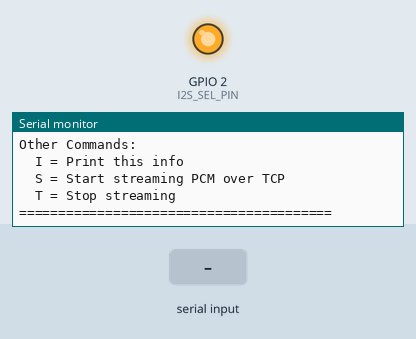
Simulated run of this program. Board: ESP32. Parts: output pins drawn as LEDs (lit = HIGH), the last lines printed to the serial monitor. The inputs (shaded band) are chosen by the test bench. WiFi joins after 1.5 s; servers stay silent unless stated; I2S audio is not simulated (input reads silence).

Above: at 3.4 s.
3.5 s: "90,45\n" received over Serial
At 4.5 s:
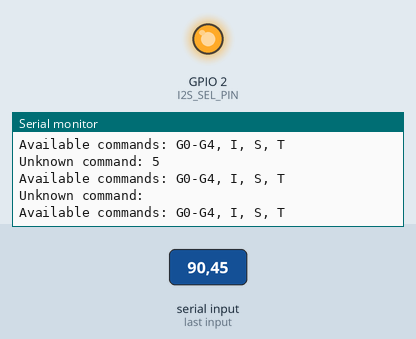
5.0 s: "G90\n" received over Serial
At 5.32 s:
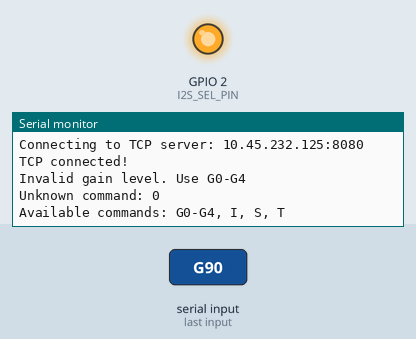
6.7 s: "S90\n" received over Serial
At 7.5 s:
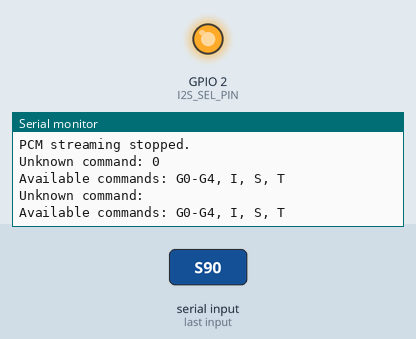
Timing chart, 0 to 9.7 s (numbered marks = the images above; inputs shaded):
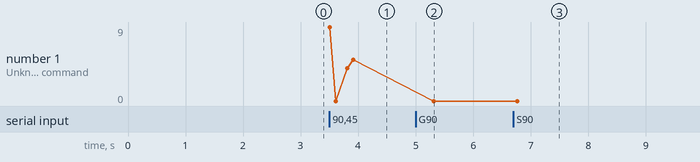

The program:

main.cpp
```cpp
/*
  I2S MEMS Microphone Raw PCM Streamer with WiFi TCP Streaming
  Streams raw PCM audio from Fermion I2S MEMS microphone over WiFi TCP.
  No WAV header - just continuous 16-bit PCM samples for efficient VAD processing.

  Features:
  - Configurable microphone gain via TCP commands
  - Real-time gain adjustment without restart
  - Gain range: 0-16x (shift 0-4 bits)
  - WiFi connectivity with automatic reconnection
  - TCP streaming to server at 10.45.232.125:8080
  - Serial protocol: Send "G<gain>" to set gain (e.g., "G2" for 2x, "G4" for 4x)

  Pin Configuration:
  - SCK:  GPIO 25 (Bit Clock)
  - WS:   GPIO 16 (Word Select / LRCLK)
  - SD:   GPIO 26 (Serial Data)
*/

#include <Arduino.h>
#include <WiFi.h>
#include <WiFiClient.h>
#include <driver/i2s.h>

// I2S microphone pin configuration
#define I2S_SCK_PIN   25  // Serial Clock (BCK)
#define I2S_WS_PIN    16  // Word Select (LRCLK)
#define I2S_SD_PIN    26  // Serial Data (DIN/DO)
#define I2S_SEL_PIN   2   // Channel Select (GND=Left, VCC=Right)

// WiFi configuration
#define WIFI_SSID     "yours"
#define WIFI_PASSWORD "yours123"

// TCP server configuration
#define SERVER_IP     "10.45.232.125"
#define SERVER_PORT   8080

// Recording parameters
#define SAMPLE_RATE       16000
#define BITS_PER_SAMPLE   I2S_BITS_PER_SAMPLE_16BIT
#define I2S_PORT          I2S_NUM_0
#define BIT_DEPTH         16
#define NUM_CHANNELS      1

// Buffer configuration
#define DMA_BUF_COUNT     8
#define DMA_BUF_LEN       1024
#define SAMPLE_BUFFER_SIZE 512

// Gain configuration (in bits to shift)
// Shift 0 = 1x, Shift 1 = 2x, Shift 2 = 4x, Shift 3 = 8x, Shift 4 = 16x
volatile uint8_t gainShift = 2;  // Default: 4x gain (calibrated for good quality)
volatile bool streamingActive = false;

int16_t sampleBuffer[SAMPLE_BUFFER_SIZE];

// WiFi and TCP client
WiFiClient tcpClient;
bool wifiConnected = false;
bool tcpConnected = false;

// Function declarations
void i2s_install();
void i2s_setpin();
void handleSerialCommand();
void printGainInfo();
void connectToWiFi();
void connectToServer();
void checkConnections();

void i2s_install() {
  const i2s_config_t i2s_config = {
    .mode = (i2s_mode_t)(I2S_MODE_MASTER | I2S_MODE_RX),
    .sample_rate = SAMPLE_RATE,
    .bits_per_sample = I2S_BITS_PER_SAMPLE_32BIT,
    .channel_format = I2S_CHANNEL_FMT_RIGHT_LEFT,  // Stereo (Right+Left)
    .communication_format = I2S_COMM_FORMAT_STAND_I2S,
    .intr_alloc_flags = ESP_INTR_FLAG_LEVEL1,
    .dma_buf_count = DMA_BUF_COUNT,
    .dma_buf_len = DMA_BUF_LEN,
    .use_apll = false,
    .tx_desc_auto_clear = false,
    .fixed_mclk = 0
  };

  i2s_driver_install(I2S_PORT, &i2s_config, 0, NULL);
}

void i2s_setpin() {
  const i2s_pin_config_t pin_config = {
    .bck_io_num = I2S_SCK_PIN,
    .ws_io_num = I2S_WS_PIN,
    .data_out_num = I2S_PIN_NO_CHANGE,
    .data_in_num = I2S_SD_PIN
  };

  i2s_set_pin(I2S_PORT, &pin_config);
}

void printGainInfo() {
  Serial.println("\n========================================");
  Serial.println("I2S MEMS Microphone WiFi TCP Streamer");
  Serial.println("========================================");
  Serial.print("WiFi: ");
  Serial.print(wifiConnected ? "CONNECTED (" : "DISCONNECTED (");
  Serial.print(WIFI_SSID);
  Serial.println(")");
  Serial.print("TCP Server: ");
  Serial.print(tcpConnected ? "CONNECTED (" : "DISCONNECTED (");
  Serial.print(SERVER_IP);
  Serial.print(":");
  Serial.print(SERVER_PORT);
  Serial.println(")");
  Serial.print("Current Gain Shift: ");
  Serial.print(gainShift);
  Serial.print(" bits (");
  Serial.print(1 << gainShift);
  Serial.println("x amplification)");
  Serial.println("\nGain Control Commands:");
  Serial.println("  G0 = 1x   (no amplification)");
  Serial.println("  G1 = 2x   (minimal)");
  Serial.println("  G2 = 4x   (light - recommended)");
  Serial.println("  G3 = 8x   (medium)");
  Serial.println("  G4 = 16x  (high - may cause distortion)");
  Serial.println("\nOther Commands:");
  Serial.println("  I = Print this info");
  Serial.println("  S = Start streaming PCM over TCP");
  Serial.println("  T = Stop streaming");
  Serial.println("========================================\n");
}

void connectToWiFi() {
  if (wifiConnected) return;

  Serial.print("Connecting to WiFi: ");
  Serial.println(WIFI_SSID);

  WiFi.begin(WIFI_SSID, WIFI_PASSWORD);

  int attempts = 0;
  while (WiFi.status() != WL_CONNECTED && attempts < 20) {
    delay(500);
    Serial.print(".");
    attempts++;
  }

  if (WiFi.status() == WL_CONNECTED) {
    wifiConnected = true;
    Serial.println("\nWiFi connected!");
    Serial.print("IP address: ");
    Serial.println(WiFi.localIP());
  } else {
    wifiConnected = false;
    Serial.println("\nWiFi connection failed!");
  }
}

void connectToServer() {
  if (!wifiConnected || tcpConnected) return;

  Serial.print("Connecting to TCP server: ");
  Serial.print(SERVER_IP);
  Serial.print(":");
  Serial.println(SERVER_PORT);

  if (tcpClient.connect(SERVER_IP, SERVER_PORT)) {
    tcpConnected = true;
    Serial.println("TCP connected!");
  } else {
    tcpConnected = false;
    Serial.println("TCP connection failed!");
  }
}

void checkConnections() {
  // Check WiFi connection
  if (WiFi.status() != WL_CONNECTED) {
    wifiConnected = false;
    tcpConnected = false;
    if (tcpClient.connected()) {
      tcpClient.stop();
    }
    Serial.println("WiFi disconnected! Reconnecting...");
    connectToWiFi();
  }

  // Check TCP connection
  if (wifiConnected && !tcpClient.connected()) {
    tcpConnected = false;
    Serial.println("TCP disconnected! Reconnecting...");
    connectToServer();
  }
}

void handleSerialCommand() {
  if (Serial.available() > 0) {
    int cmd = Serial.read();

    // Handle gain commands (G0-G4)
    if (cmd == 'G' && Serial.available() > 0) {
      int gainLevel = Serial.read() - '0';  // Convert ASCII '0'-'4' to 0-4

      if (gainLevel >= 0 && gainLevel <= 4) {
        gainShift = gainLevel;
        Serial.print("Gain set to ");
        Serial.print(1 << gainShift);
        Serial.println("x");
      } else {
        Serial.println("Invalid gain level. Use G0-G4");
      }
      return;
    }

    // Handle info command
    if (cmd == 'I') {
      printGainInfo();
      return;
    }

    // Handle start streaming command
    if (cmd == 'S') {
      if (tcpConnected) {
        streamingActive = true;
        Serial.println("Starting PCM streaming over TCP...");
      } else {
        Serial.println("Cannot start streaming - TCP not connected!");
      }
      return;
    }

    // Handle stop streaming command
    if (cmd == 'T') {
      streamingActive = false;
      Serial.println("Stopping PCM streaming...");
      return;
    }

    // Unknown command
    Serial.print("Unknown command: ");
    Serial.println((char)cmd);
    Serial.println("Available commands: G0-G4, I, S, T");
  }
}

void setup() {
  // Initialize Serial for commands and debugging
  Serial.begin(921600);
  while (!Serial) {
    delay(10);
  }

  Serial.println("\nESP32 I2S MEMS Microphone WiFi TCP Streamer");
  Serial.println("==========================================");

  // Set SEL pin HIGH for right channel
  pinMode(I2S_SEL_PIN, OUTPUT);
  digitalWrite(I2S_SEL_PIN, HIGH);  // Right channel (VCC)

  // Initialize I2S
  i2s_install();
  i2s_setpin();
  i2s_zero_dma_buffer(I2S_PORT);

  // Connect to WiFi
  connectToWiFi();

  // Connect to TCP server
  if (wifiConnected) {
    connectToServer();
  }

  delay(500);  // Wait for connections to stabilize

  // Print welcome message
  printGainInfo();
}

void loop() {
  // Check connections periodically
  static unsigned long lastCheck = 0;
  if (millis() - lastCheck > 5000) {  // Check every 5 seconds
    checkConnections();
    lastCheck = millis();
  }

  // Check for serial commands (gain adjustment, info, etc.)
  handleSerialCommand();

  // Wait for streaming trigger if not active
  if (!streamingActive) {
    delay(100);
    return;
  }

  // Check if we can stream (need TCP connection)
  if (!tcpConnected) {
    Serial.println("Cannot stream - TCP not connected!");
    streamingActive = false;
    return;
  }

  // CRITICAL: Clear I2S DMA buffers to avoid stale data
  i2s_zero_dma_buffer(I2S_PORT);

  // Discard first batch of samples (warm-up period)
  int32_t dummyBuffer[SAMPLE_BUFFER_SIZE];
  size_t dummyBytesRead;
  for (int i = 0; i < 3; i++) {  // Discard 3 buffers worth
    i2s_read(I2S_PORT, dummyBuffer, sizeof(dummyBuffer), &dummyBytesRead, portMAX_DELAY);
  }

  Serial.println("Starting PCM streaming over TCP...");

  // Stream raw PCM indefinitely with configurable gain
  size_t bytesRead = 0;
  int32_t i2sBuffer[SAMPLE_BUFFER_SIZE];
  unsigned long lastHeartbeat = millis();

  while (streamingActive && tcpConnected) {
    // Check for serial commands during streaming (allow gain adjustment on-the-fly)
    if (Serial.available() > 0) {
      int cmd = Serial.read();

      // Handle gain commands during streaming
      if (cmd == 'G' && Serial.available() > 0) {
        int gainLevel = Serial.read() - '0';
        if (gainLevel >= 0 && gainLevel <= 4) {
          gainShift = gainLevel;
          Serial.print("Gain adjusted to ");
          Serial.print(1 << gainShift);
          Serial.println("x");
        }
        continue;  // Skip this iteration, continue streaming
      }

      // Handle stop command
      if (cmd == 'T') {
        streamingActive = false;
        Serial.println("Streaming stopped by command");
        break;
      }
    }

    // Check TCP connection
    if (!tcpClient.connected()) {
      tcpConnected = false;
      streamingActive = false;
      Serial.println("TCP connection lost! Stopping stream.");
      break;
    }

    // Send heartbeat every 10 seconds
    if (millis() - lastHeartbeat > 10000) {
      Serial.print("Streaming... (");
      Serial.print(millis() / 1000);
      Serial.println("s elapsed)");
      lastHeartbeat = millis();
    }

    // Read from I2S DMA buffer (stereo 32-bit samples)
    i2s_read(I2S_PORT, i2sBuffer, sizeof(i2sBuffer), &bytesRead, portMAX_DELAY);

    size_t samplesRead = bytesRead / 8;  // 8 bytes per stereo sample (2 x 32-bit)

    // Convert stereo to mono and send raw PCM with configurable gain
    for (size_t i = 0; i < samplesRead; i++) {
      // Extract right channel (SEL=HIGH) from second 32-bit word
      // Apply configurable gain shift
      int16_t sample16 = (int16_t)(i2sBuffer[i * 2 + 1] >> (12 - gainShift));

      // Send over TCP
      tcpClient.write((uint8_t*)&sample16, 2);
    }

    // Small delay to prevent overwhelming the network
    delay(1);
  }

  Serial.println("PCM streaming stopped.");
}
```

Measured:
- after the input at 3.5 s, the serial monitor: prints a new line at once (image 1)
- after the input at 5.0 s, the serial monitor: prints a new line after 0.22 s (image 2)
- after the input at 6.7 s, the serial monitor: prints a new line at once (image 3)
